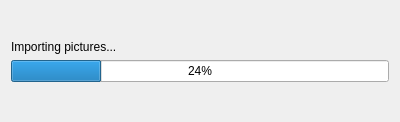
<?xml version="1.0" encoding="UTF-8"?>
<ui version="4.0">
 <class>ProgressPage</class>
 <widget class="QWidget" name="ProgressPage">
  <property name="geometry">
   <rect>
    <x>0</x>
    <y>0</y>
    <width>400</width>
    <height>122</height>
   </rect>
  </property>
  <layout class="QVBoxLayout" name="verticalLayout">
   <item>
    <spacer name="verticalSpacer">
     <property name="orientation">
      <enum>Qt::Vertical</enum>
     </property>
     <property name="sizeHint" stdset="0">
      <size>
       <width>20</width>
       <height>40</height>
      </size>
     </property>
    </spacer>
   </item>
   <item>
    <widget class="QLabel" name="label">
     <property name="text">
      <string>Importing pictures...</string>
     </property>
    </widget>
   </item>
   <item>
    <widget class="QProgressBar" name="progressBar">
     <property name="value">
      <number>24</number>
     </property>
    </widget>
   </item>
   <item>
    <spacer name="verticalSpacer_2">
     <property name="orientation">
      <enum>Qt::Vertical</enum>
     </property>
     <property name="sizeHint" stdset="0">
      <size>
       <width>20</width>
       <height>40</height>
      </size>
     </property>
    </spacer>
   </item>
  </layout>
 </widget>
 <resources/>
 <connections/>
</ui>
